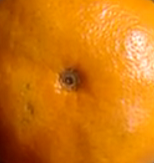
#> input picture cv10/data/pvi_cv10_vzor_pomeranc.bmp, 154 x 163 px
$ python main.py
#> lines starting #> are read from the running program, lines starting #| are printed output that depends on the picture
### cv10/cumshift.py
import cv2
import numpy as np


class CumShift:
    def __init__(self, object_template_path: str):
#> called with object_template_path = 'data/pvi_cv10_vzor_pomeranc.bmp'
        template = cv2.imread(object_template_path)
#> template is the input picture: shape (163, 154, 3); mean B, G, R 15.9, 119.2, 210
        height, width = np.floor_divide(template.shape[:2], 2)
#> height = 81; width = 77
        template_hsv = cv2.cvtColor(template, cv2.COLOR_BGR2HSV)
#> template_hsv: shape (163, 154, 3); mean H, S, V 15.6, 238.6, 210
        h, _, _ = cv2.split(template_hsv)
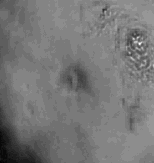
#> h: shape (163, 154); min 3, max 30, mean 15.6; drawn with min black and max white

        hist = cv2.calcHist([h], [0], None, [180], [0, 180])
#> hist = 180 values, max 7085 at index 17, min 0 at index 0, mean 139.5

        self.template_hist = (hist / hist.sum()).ravel()
#> self.template_hist = 180 values, max 0.282 at index 17, min 0 at index 0, mean 0.00556
        self.template_shape = (height, width)
#> self.template_shape = (81, 77)
        self.first = True
        self.prev_coords = (0, 0, 0, 0)

    # [50 lines left out: functions detect, _first_frame, _subsequent_frame, _zeroth_moment, _bbox, not called in this run]

### cv10/background_subtraction.py
import cv2
import numpy as np


class BackgroundSubtraction:
    def __init__(self, threshold=25):
        self.threshold = threshold
        self.background = None

    def init_background(self, frame):
        """Initializes the background model with the given frame."""
        self.background = frame.astype("float")

    def apply(self, frame):
        """Returns the foreground mask for the given frame."""
        if self.background is None:
            self.init_background(frame)
            return np.zeros(frame.shape[:2], dtype=np.uint8)

        bg_uint8 = self.background.astype(np.uint8)
        gr_frame = cv2.cvtColor(frame, cv2.COLOR_BGR2GRAY)
        gr_bg = cv2.cvtColor(bg_uint8, cv2.COLOR_BGR2GRAY)

        diff = cv2.absdiff(gr_frame, gr_bg)

        _, mask = cv2.threshold(diff, self.threshold, 255, cv2.THRESH_BINARY)

        kernel = cv2.getStructuringElement(cv2.MORPH_RECT, (3, 3))
        mask = cv2.morphologyEx(mask, cv2.MORPH_OPEN, kernel)
        mask = cv2.morphologyEx(mask, cv2.MORPH_CLOSE, kernel)

        return mask

    def bbox(self, frame):
        """Returns the bounding box of the foreground object in the frame."""
        mask = self.apply(frame)

        y_coords, x_coords = np.where(mask > 0)

        if len(x_coords) < 20:
            return None

        x_min = int(np.min(x_coords))
        x_max = int(np.max(x_coords))
        y_min = int(np.min(y_coords))
        y_max = int(np.max(y_coords))


        return (x_min, y_min, x_max, y_max)

### cv10/main.py
import cv2

from background_subtraction import BackgroundSubtraction
from cumshift import CumShift

SEGMENTATION_THRESHOLD = 0.7


def main():
    cap = cv2.VideoCapture("data/pvi_cv10_video_in.mp4")
    out = cv2.VideoWriter(
        "pvi_cv10_output.mp4",
        cv2.VideoWriter_fourcc(*"mp4v"),
        cap.get(cv2.CAP_PROP_FPS),
        (
            int(cap.get(cv2.CAP_PROP_FRAME_WIDTH)),
            int(cap.get(cv2.CAP_PROP_FRAME_HEIGHT)),
        ),
    )

    prev_hist = None
    current_segment = 0

    bs = BackgroundSubtraction()
    cumshift = CumShift("data/pvi_cv10_vzor_pomeranc.bmp")

    while True:
        ret, frame = cap.read()
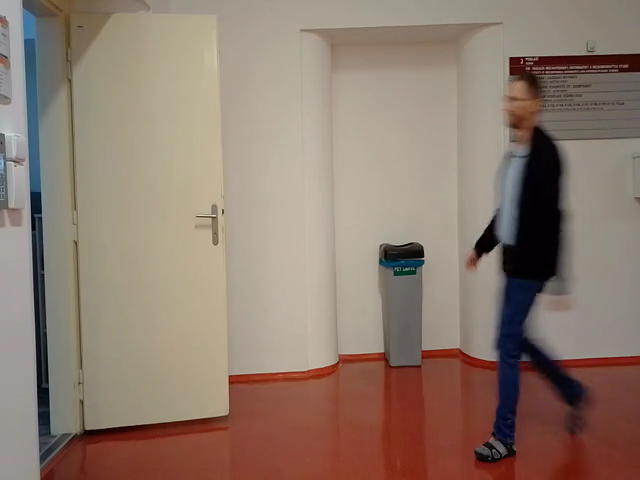
#> input picture frame 27 of cv10/data/pvi_cv10_video_in.mp4, 640 x 480 px
#> frame is the input picture: shape (480, 640, 3); mean B, G, R 111.1, 123.7, 142.1
        if not ret:
            break

        hist = cv2.calcHist(
            [frame], [0, 1, 2], None, [8, 8, 8], [0, 256, 0, 256, 0, 256]
        )

        if prev_hist is None:
            prev_hist = hist
            continue

        hist_diff = cv2.compareHist(prev_hist, hist, cv2.HISTCMP_BHATTACHARYYA)

        if hist_diff > SEGMENTATION_THRESHOLD:
            current_segment += 1

        if current_segment in (0, 2):
            rect = bs.bbox(frame)

            if rect is not None:
                x_min, y_min, x_max, y_max = rect
                draw_bbox(frame, (x_min, y_min, x_max, y_max))

        elif current_segment == 1:
            x1,y1,x2,y2 = cumshift.detect(frame)

            draw_bbox(frame, (x1, y1, x2, y2))

        embed_segment_label(frame, current_segment)

        prev_hist = hist
        out.write(frame)

        if cv2.waitKey(30) & 0xFF == 27:
            break

    out.release()
    cap.release()
    cv2.destroyAllWindows()


def embed_segment_label(frame, segment):
    cv2.putText(
        frame,
        f"Segment {segment}",
        (50, 50),
        cv2.FONT_HERSHEY_SIMPLEX,
        1,
        (0, 0, 255),
        2,
    )

def draw_bbox(frame, bbox, color=(0, 255, 0), thickness=2):
    x_min, y_min, x_max, y_max = bbox
    cv2.rectangle(frame, (x_min, y_min), (x_max, y_max), color, thickness)

if __name__ == "__main__":
    main()
